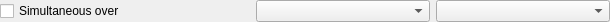
<?xml version="1.0" encoding="UTF-8"?>
<ui version="4.0">
 <class>general_fitting_options</class>
 <widget class="QWidget" name="general_fitting_options">
  <property name="geometry">
   <rect>
    <x>0</x>
    <y>0</y>
    <width>610</width>
    <height>20</height>
   </rect>
  </property>
  <property name="windowTitle">
   <string>Form</string>
  </property>
  <layout class="QHBoxLayout" name="horizontalLayout">
   <property name="leftMargin">
    <number>0</number>
   </property>
   <property name="topMargin">
    <number>0</number>
   </property>
   <property name="rightMargin">
    <number>0</number>
   </property>
   <property name="bottomMargin">
    <number>0</number>
   </property>
   <item>
    <widget class="QCheckBox" name="simul_fit_checkbox">
     <property name="minimumSize">
      <size>
       <width>250</width>
       <height>0</height>
      </size>
     </property>
     <property name="maximumSize">
      <size>
       <width>300</width>
       <height>16777215</height>
      </size>
     </property>
     <property name="text">
      <string>Simultaneous over</string>
     </property>
    </widget>
   </item>
   <item>
    <widget class="QComboBox" name="simul_fit_by_combo"/>
   </item>
   <item>
    <widget class="QComboBox" name="simul_fit_by_specifier"/>
   </item>
  </layout>
 </widget>
 <resources/>
 <connections/>
</ui>
